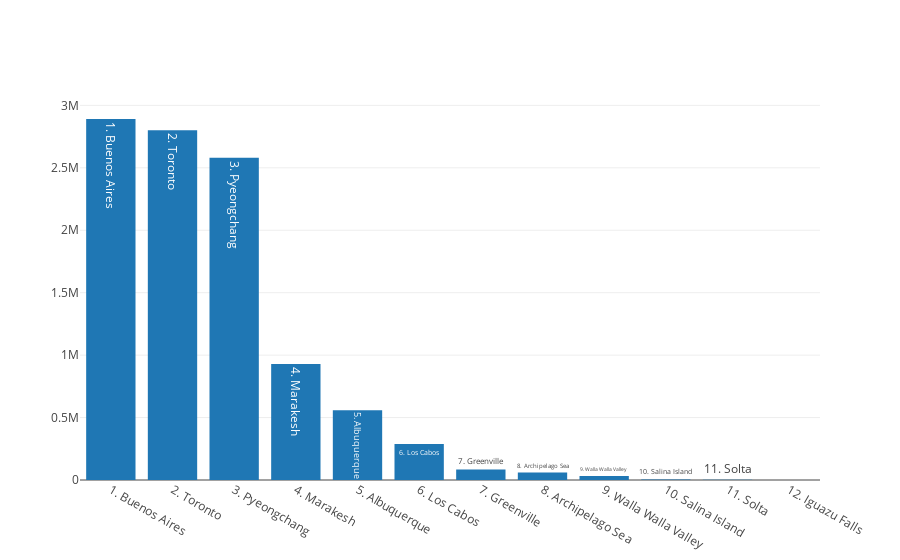

The notebook cell saved with this chart:
### Code cell
import plotly
plotly.offline.init_notebook_mode(connected=True)
plotly.offline.iplot([trace_populations])

### Figure 1 — Plotly figure (JSON) as saved in the notebook; plotly's stock layout.template omitted (floating-point values rounded to 4 significant figures)
{"data": [{"name": "populations", "text": ["1. Buenos Aires", "2. Toronto", "3. Pyeongchang", "4. Marakesh", "5. Albuquerque", "6. Los Cabos", "7. Greenville", "8. Archipelago Sea", "9. Walla Walla Valley", "10. Salina Island", "11. Solta", "12. Iguazu Falls"], "type": "bar", "x": ["1. Buenos Aires", "2. Toronto", "3. Pyeongchang", "4. Marakesh", "5. Albuquerque", "6. Los Cabos", "7. Greenville", "8. Archipelago Sea", "9. Walla Walla Valley", "10. Salina Island", "11. Solta", "12. Iguazu Falls"], "y": [2891000, 2800000, 2581000, 928850, 559277, 287651, 84554, 60000, 32237, 4000, 1700, 0]}], "layout": {}}
